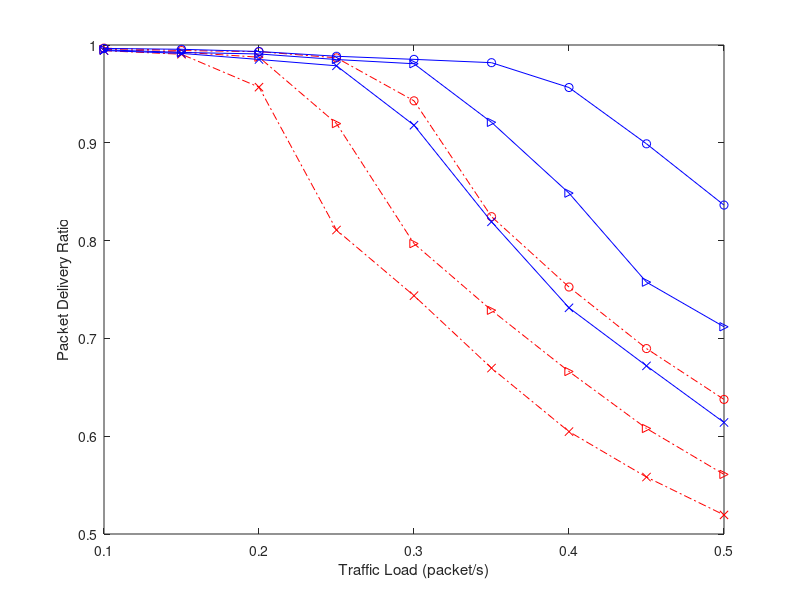

Source code (MATLAB): (Note: this script raises an error after producing the figure.)
% Plot PDR: packet delivery ratio
% \xi = 14, 17, 20
% PRI-basic, PRI-ASM (adaptive schedule maintaince)
basic=[0.996803251	0.994326105	0.993206229	0.986878566	0.942927591	0.824486323	0.752539487	0.689609757	0.637600879;
0.995737248	0.992658415	0.987532139	0.919644887	0.796921366	0.728770415	0.666158694	0.607916705	0.560943874;
0.994211409	0.99053198	0.956890391	0.810806576	0.743680824	0.669644275	0.604670394	0.558223175	0.519503463
    ];
asm=[0.996501063	0.995619313	0.993359671	0.988486434	0.985314565	0.98193369	0.956533667	0.898966986	0.836319636;
0.995074412	0.992419644	0.9908352	0.985150589	0.980844755	0.92094265	0.848539476	0.757497541	0.71187161;
0.9943611	0.991421094	0.985195165	0.978755082	0.917991688	0.819246892	0.731287992	0.671916041	0.614055443
    ];

figure;
hold off;
arrival_rate=0.1:0.05:0.5;
plot(arrival_rate,basic(1,:),'ro-.');
hold on;
plot(arrival_rate,basic(2,:),'r>-.');
plot(arrival_rate,basic(3,:),'rx-.');


plot(arrival_rate,asm(1,:),'bo-');
plot(arrival_rate,asm(2,:),'b>-');
plot(arrival_rate,asm(3,:),'bx-');

% set(gca,'XTick',0.05:0.05:0.5);
% set(gca,'XTickLabel',0.05:0.05:0.5);
%set(gca,'Xdir','reverse')

xlabel('Traffic Load (packet/s)');
ylabel('Packet Delivery Ratio');
legend('PRI-basic, {{\it{\xi}} = 14}','PRI-basic, {{\it{\xi}} = 18}','PRI-basic, {{\it{\xi}} = 22}', ...
    'PRI-ASM, {{\it{\xi}} = 14}','PRI-ASM, {{\it{\xi}} = 18}','PRI-ASM, {{\it{\xi}} = 22}',3);
% grid on;
